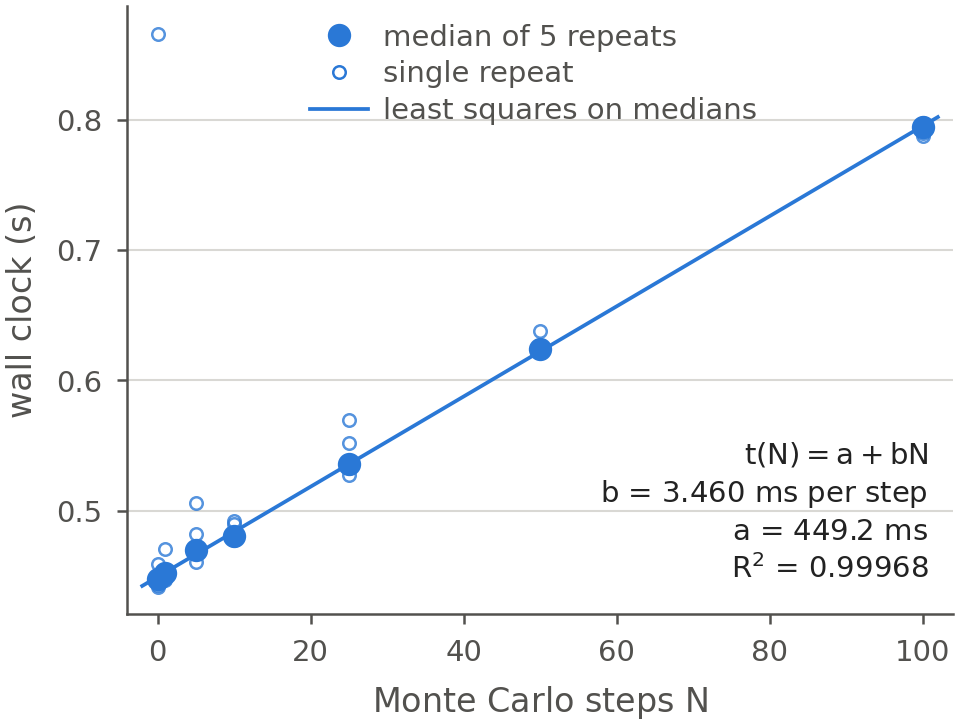

Source code (Python):
#!/usr/bin/env python3
"""fig:cost-fit -- wall clock against MC step count, 1efs heteroduplex, 818 atoms.

Reads work/preprint-I/runs/2026-08-31-cost-818/result.json, written by
measure.py beside it.  Every timing is plotted: the five repeats at each N as
open markers and their median as a filled marker.  The line is a least-squares
fit t(N) = a + b N on the medians, recomputed here and checked against the
slope, intercept and R^2 the run recorded.
"""
import json
import pathlib
import sys

import matplotlib.pyplot as plt
from matplotlib.lines import Line2D

HERE = pathlib.Path(__file__).resolve().parent
sys.path.insert(0, str(HERE))
import _style as S

RUN = pathlib.Path("/Users/bright/Documents/MOSAICS/work/preprint-I/runs/"
                   "2026-08-31-cost-818/result.json")
OUT = HERE / "cost-fit"


def fit(N, t):
    n = len(N)
    mx, my = sum(N) / n, sum(t) / n
    sxx = sum((x - mx) ** 2 for x in N)
    sxy = sum((x - mx) * (y - my) for x, y in zip(N, t))
    b = sxy / sxx
    a = my - b * mx
    ss_tot = sum((y - my) ** 2 for y in t)
    ss_res = sum((y - (a + b * x)) ** 2 for x, y in zip(N, t))
    return a, b, 1 - ss_res / ss_tot


def main():
    d = json.loads(RUN.read_text())
    rows = d["rows"]
    N = [r["steps"] for r in rows]
    med = [r["median"] for r in rows]
    a, b, r2 = fit(N, med)
    for name, got, want in (("per_step_seconds", b, d["per_step_seconds"]),
                            ("setup_seconds", a, d["setup_seconds"]),
                            ("r_squared", r2, d["r_squared"])):
        if abs(got - want) > abs(want) * 1e-9:
            sys.exit(f"{name}: recomputed {got!r}, result.json holds {want!r}")

    S.apply()
    fig, ax = plt.subplots(figsize=(3.4, 2.6))
    fig.subplots_adjust(left=0.16, right=0.97, top=0.95, bottom=0.17)
    xs = [-2, max(N) + 2]
    ax.plot(xs, [a + b * x for x in xs], "-", color=S.BLUE, lw=0.9, zorder=2)
    n_raw = 0
    for r in rows:
        ax.plot([r["steps"]] * len(r["times"]), r["times"], marker="o", ls="none",
                ms=3, mfc="none", mec=S.BLUE, mew=0.6, zorder=3, alpha=0.8)
        n_raw += len(r["times"])
    ax.plot(N, med, marker="o", ls="none", ms=5, mfc=S.BLUE, mec=S.BLUE, mew=0.6,
            zorder=4)
    ax.set_xlim(-4, max(N) + 4)
    ax.set_xlabel("Monte Carlo steps $N$")
    ax.set_ylabel("wall clock (s)")
    S.ygrid(ax)
    ax.text(0.97, 0.05,
            f"$t(N) = a + bN$\n"
            f"$b$ = {b * 1000:.3f} ms per step\n"
            f"$a$ = {a * 1000:.1f} ms\n"
            f"$R^2$ = {r2:.5f}",
            transform=ax.transAxes, ha="right", va="bottom", fontsize=7,
            color="#222222", linespacing=1.35)
    handles = [
        Line2D([], [], marker="o", ls="none", ms=5, mfc=S.BLUE, mec=S.BLUE, mew=0.6,
               label=f"median of {d['repeats']} repeats"),
        Line2D([], [], marker="o", ls="none", ms=3, mfc="none", mec=S.BLUE, mew=0.6,
               label="single repeat"),
        Line2D([], [], color=S.BLUE, lw=0.9, label="least squares on medians"),
    ]
    ax.legend(handles=handles, loc="upper left", frameon=False, fontsize=7,
              handletextpad=0.5, borderaxespad=0.2, labelspacing=0.3,
              bbox_to_anchor=(0.2, 1.0))
    pdf, png = S.save(fig, OUT)
    plt.close(fig)

    print(f"wrote {pdf}\nwrote {png}")
    print(f"files read:\n   {RUN}")
    print(f"markers: {len(N)} medians + {n_raw} repeats = {len(N) + n_raw}")
    print(f"per step {b * 1000:.3f} ms   setup {a * 1000:.2f} ms   R^2 {r2:.6f}   "
          f"atoms {d['atoms']}")
    return 0


if __name__ == "__main__":
    raise SystemExit(main())
